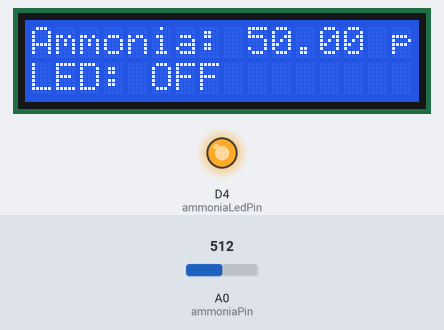
This sketch was run on a simulated ESP8266 (NodeMCU). Shown: 16×2 character LCD, output pins drawn as LEDs (lit = HIGH). The inputs (shaded band) are chosen by the test bench; at power-on: A0 (ammoniaPin) = 512. WiFi joins after 1.5 s; servers stay silent unless stated; what the sketch prints to the serial monitor is not drawn.

Above: at 3.2 s.
3.3 s: A0 (ammoniaPin) set to 226
At 6.2 s:
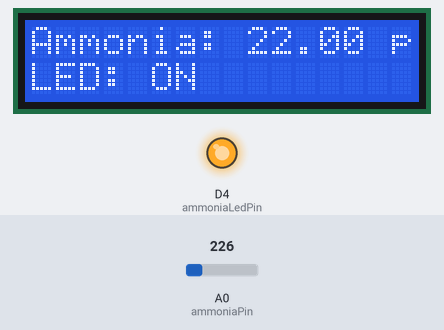
7.3 s: A0 (ammoniaPin) set to 193
At 9.1 s:
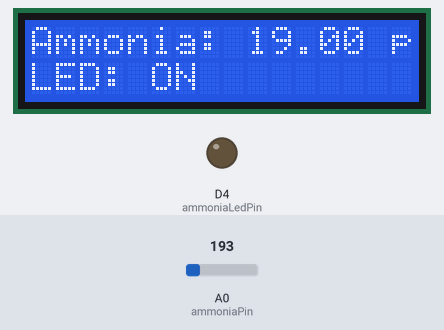
13.1 s: A0 (ammoniaPin) set to 122
At 16.0 s:
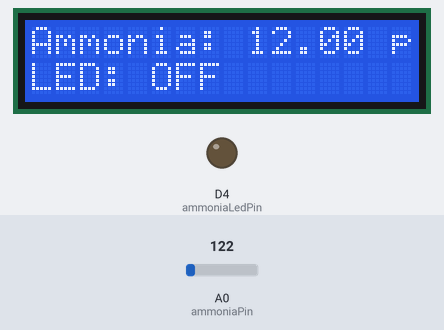
Timing chart, 0 to 17.5 s (numbered marks = the images above; inputs shaded):
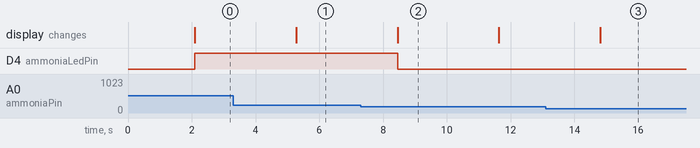

The sketch:

esp-to-firebase.ino
```cpp
#include <ESP8266WiFi.h>
#include <ThingSpeak.h>
#include <Wire.h>
#include <LiquidCrystal_I2C.h>
#include "FirebaseESP8266.h"

const char *ssid = "SECE-TRAINING";
const char *password = "sece@123";

const char *FIREBASE_AUTH= "AIzaSyCEIIZYTV-hSUG0rc3LlOWWrCjjibOguUQ";
const char *FIREBASE_HOST= "https://ammonia-detection-default-rtdb.asia-southeast1.firebasedatabase.app/";
const char *WIFI_SSID= "SECE-TRAINING";
const char *WIFI_PASSWORD= "sece@123";

const int ammoniaPin = A0;
const int ammoniaLedPin = D4;

WiFiClient client;
FirebaseData firebaseData;

#define LCD_ADDRESS 0x27

LiquidCrystal_I2C lcd(LCD_ADDRESS, 16, 2);

void setup() {
  Serial.begin(115200);
  Firebase.begin(FIREBASE_HOST, FIREBASE_AUTH);
  connectToWiFi();
  ThingSpeak.begin(client);

  pinMode(ammoniaLedPin, OUTPUT);

  lcd.init();
  lcd.backlight();
}

void loop() {

  int ammoniaValue = analogRead(ammoniaPin);
  float ammoniaConcentration = map(ammoniaValue, 0, 1023, 0, 100);

  Serial.println("Ammonia Concentration: " + String(ammoniaConcentration) + " ppm");

  lcd.clear();
  lcd.setCursor(0, 0);
  lcd.print("Ammonia: ");
  lcd.print(ammoniaConcentration);
  lcd.print(" ppm");

  bool ledState = digitalRead(ammoniaLedPin);
  lcd.setCursor(0, 1);
  lcd.print("LED: ");
  lcd.print(ledState ? "ON " : "OFF");

  if (ammoniaConcentration > 20) {
    digitalWrite(ammoniaLedPin, HIGH);
  } else {
    digitalWrite(ammoniaLedPin, LOW);
  }
  Firebase.setString(firebaseData, "/ammoniaValues/value", ammoniaConcentration);


  delay(3000);
}

void connectToWiFi() {
  WiFi.begin(ssid, password);

  int attempts = 0;
  while (WiFi.status() != WL_CONNECTED && attempts < 20) {
    delay(1000);
    Serial.println("Connecting to WiFi...");
    attempts++;
  }

  if (WiFi.status() == WL_CONNECTED) {
    Serial.println("Connected to WiFi");
    Serial.print("IP Address: ");
    Serial.println(WiFi.localIP());
  } else {
    Serial.println("Failed to connect to WiFi. Please check your credentials.");
  }
}
```

Measured:
- the behaviour switches between 210 and 209 on A0 (ammoniaPin) (found by bisection; images 1 and 2)
- after the input at 3.3 s, the display: changes after 2.0 s (image 1)
- after the input at 7.3 s, D4 (ammoniaLedPin): HIGH → LOW after 1.2 s; the display: changes after 1.2 s (image 2)
- after the input at 13.1 s, the display: changes after 1.7 s (image 3)
- what the display in image 2 shows lasts 3.1 s, from 8.5 s to 11.6 s
